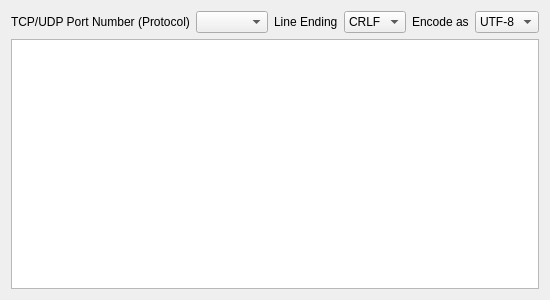
<ui version="4.0" >
 <class>TextProtocol</class>
 <widget class="QWidget" name="TextProtocol" >
  <property name="geometry" >
   <rect>
    <x>0</x>
    <y>0</y>
    <width>535</width>
    <height>300</height>
   </rect>
  </property>
  <property name="windowTitle" >
   <string>Form</string>
  </property>
  <layout class="QGridLayout" >
   <item row="0" column="0" >
    <widget class="QLabel" name="label_2" >
     <property name="text" >
      <string>TCP/UDP Port Number (Protocol)</string>
     </property>
     <property name="buddy" >
      <cstring>portNumCombo</cstring>
     </property>
    </widget>
   </item>
   <item row="0" column="1" >
    <widget class="IntComboBox" name="portNumCombo" >
     <property name="sizePolicy" >
      <sizepolicy vsizetype="Fixed" hsizetype="Preferred" >
       <horstretch>2</horstretch>
       <verstretch>0</verstretch>
      </sizepolicy>
     </property>
    </widget>
   </item>
   <item row="0" column="2" >
    <widget class="QLabel" name="label_3" >
     <property name="text" >
      <string>Line Ending</string>
     </property>
    </widget>
   </item>
   <item row="0" column="3" >
    <widget class="QComboBox" name="eolCombo" >
     <property name="currentIndex" >
      <number>2</number>
     </property>
     <item>
      <property name="text" >
       <string>CR</string>
      </property>
     </item>
     <item>
      <property name="text" >
       <string>LF</string>
      </property>
     </item>
     <item>
      <property name="text" >
       <string>CRLF</string>
      </property>
     </item>
    </widget>
   </item>
   <item row="0" column="4" >
    <widget class="QLabel" name="label" >
     <property name="text" >
      <string>Encode as</string>
     </property>
     <property name="buddy" >
      <cstring>encodingCombo</cstring>
     </property>
    </widget>
   </item>
   <item row="0" column="5" >
    <widget class="QComboBox" name="encodingCombo" >
     <property name="sizePolicy" >
      <sizepolicy vsizetype="Fixed" hsizetype="Preferred" >
       <horstretch>1</horstretch>
       <verstretch>0</verstretch>
      </sizepolicy>
     </property>
     <item>
      <property name="text" >
       <string>UTF-8</string>
      </property>
     </item>
    </widget>
   </item>
   <item row="1" column="0" colspan="6" >
    <widget class="QTextEdit" name="protoText" >
     <property name="acceptRichText" >
      <bool>false</bool>
     </property>
    </widget>
   </item>
  </layout>
 </widget>
 <customwidgets>
  <customwidget>
   <class>IntComboBox</class>
   <extends>QComboBox</extends>
   <header>intcombobox.h</header>
  </customwidget>
 </customwidgets>
 <resources/>
 <connections/>
</ui>
